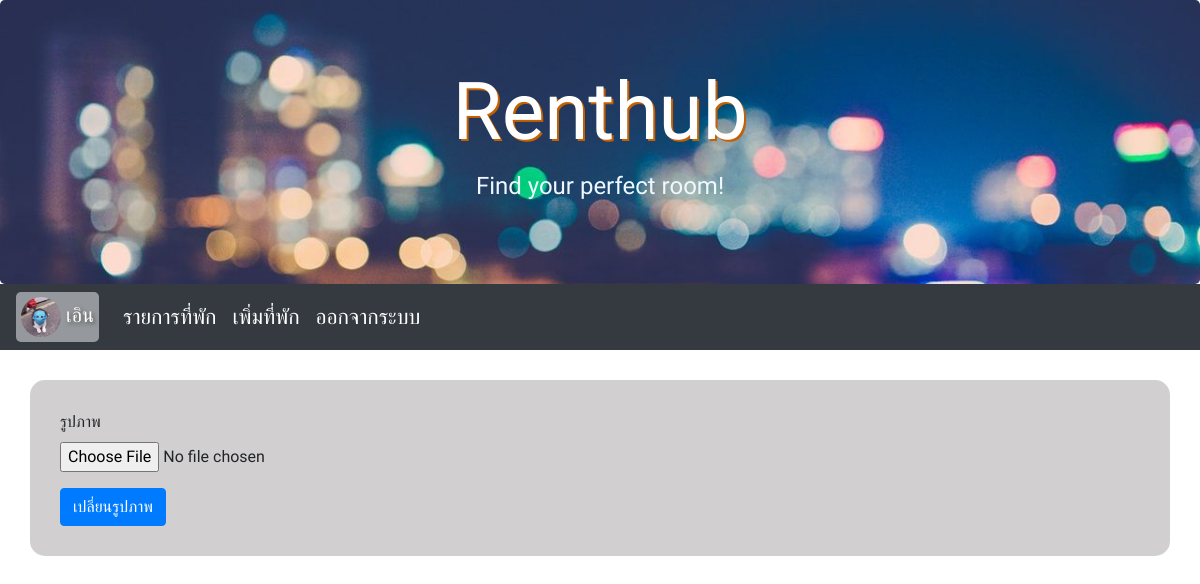
Page /update_img.php (signed in) on the committed database.
### tables this page shows
CREATE TABLE `user` (
  `id` int(11) NOT NULL,
  `name` varchar(50) NOT NULL,
  `username` varchar(20) NOT NULL,
  `password` varchar(20) NOT NULL,
  `phone` varchar(10) NOT NULL,
  `profile_pic` varchar(255) NOT NULL DEFAULT 'user.png'
);

### update_img.php (the view, shortened to what this page needs)
<?php
include("connect.php");
?>
<!DOCTYPE html>
<html lang="en">
<head>
    <link rel="stylesheet" href="https://maxcdn.bootstrapcdn.com/bootstrap/4.4.1/css/bootstrap.min.css">
    <link rel="stylesheet" href="Main.css">
</head>
<body>
    <div class="jumbotron text-center head" style="margin-bottom:0">
        <h1>Renthub</h1>
        <p>Find your perfect room!</p>
    </div>
    <?php
    $uid = $_SESSION["user_id"];
    $q = "SELECT * FROM user WHERE id = $uid";
    $result = mysqli_query($conn, $q);
    $rs = mysqli_fetch_array($result);
    ?>
    <nav class="navbar navbar-expand-sm bg-dark navbar-dark">
        <a class="navbar-brand account" href="./user.php">
            <img src="<?= "img/" . $rs['profile_pic']; ?>" style="width:40px;border-radius: 50%;">&nbsp;<?= $rs['name'] ?>
        </a>
        <ul class="navbar-nav">
            <li class="nav-item a ">
                <a class="nav-link active" href="./list.php">รายการที่พัก</a>
            </li>
        </ul>
        <ul class="navbar-nav">
            <li class="nav-item a ">
                <a class="nav-link active" href="./add.php">เพิ่มที่พัก</a>
            </li>
        </ul>
        <ul class="navbar-nav">
            <li class="nav-item a ">
                <a class="nav-link active" href="./logout.php">ออกจากระบบ</a>
            </li>
        </ul>
    </nav>
    <div class="inside">
        <form action="./update_image.php" method="post" enctype="multipart/form-data">
            <div class="form-group">
                <label>รูปภาพ</label>
                <input type="file" class="form-control-file" name="apart_img" required>
            </div>
            <div>
                <button type="submit" class="btn btn-primary">เปลี่ยนรูปภาพ</button>
            </div>
        </form>
    </div>
</body>
</html>

### Main.css (style rules this page uses)
* { font-family: 'Barlow Condensed', 'Kanit'; }
li > a { font-size: 16pt; }
.head > h1 { font-family: 'Pattaya', sans-serif; font-size: 60pt; color: rgb(255, 255, 255); text-shadow: 2px 2px #c55f00 ; }
.head > p { font-size: 18pt; color: aliceblue; }
.head { background-image: url('./img/bg.jpg'); background-size: cover; }
.inside { margin: 30px; background-color: #d1cfcf; border-radius: 15px; padding: 30px; }
.account { background-color:rgba(255, 255, 255, 0.48); padding: 5px; border-radius: 5px; text-shadow: 2px 2px 4px #535252; }

### rows in the picture
user: profile_pic (picture), name "เอิน"
